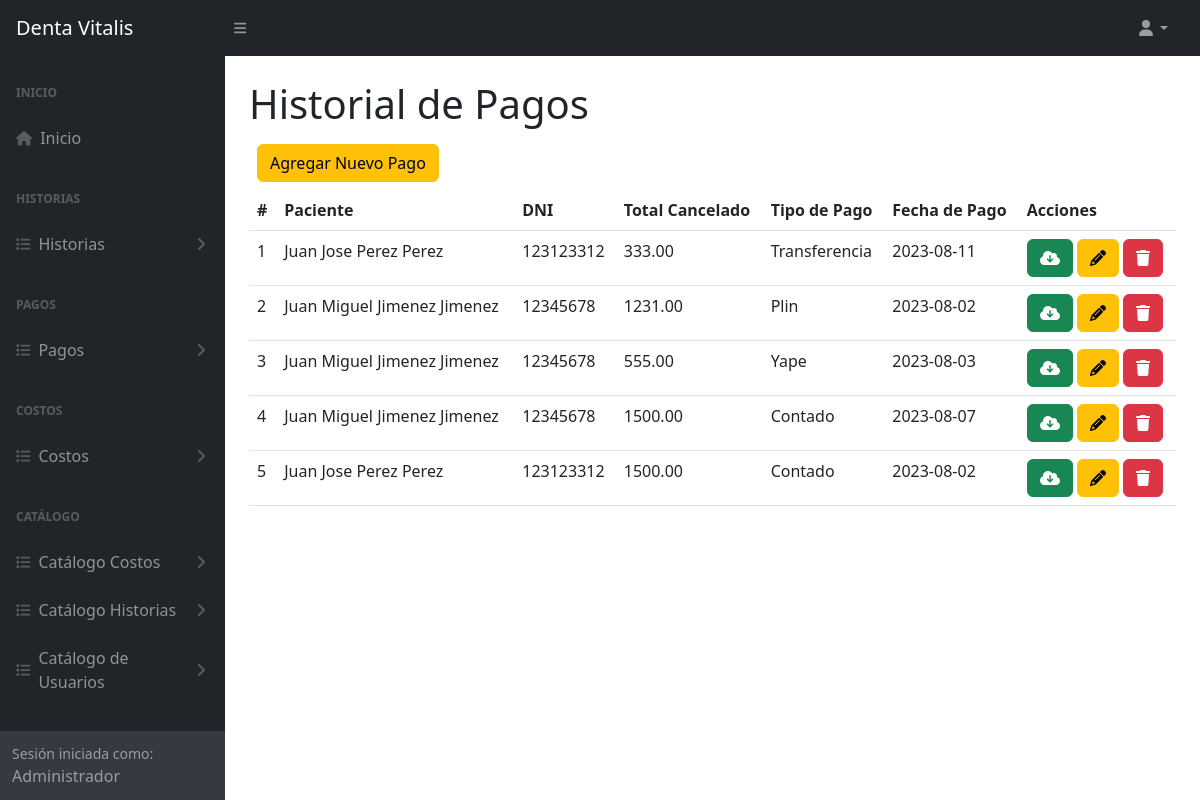
The app's page /historialPagos (signed in), older data.
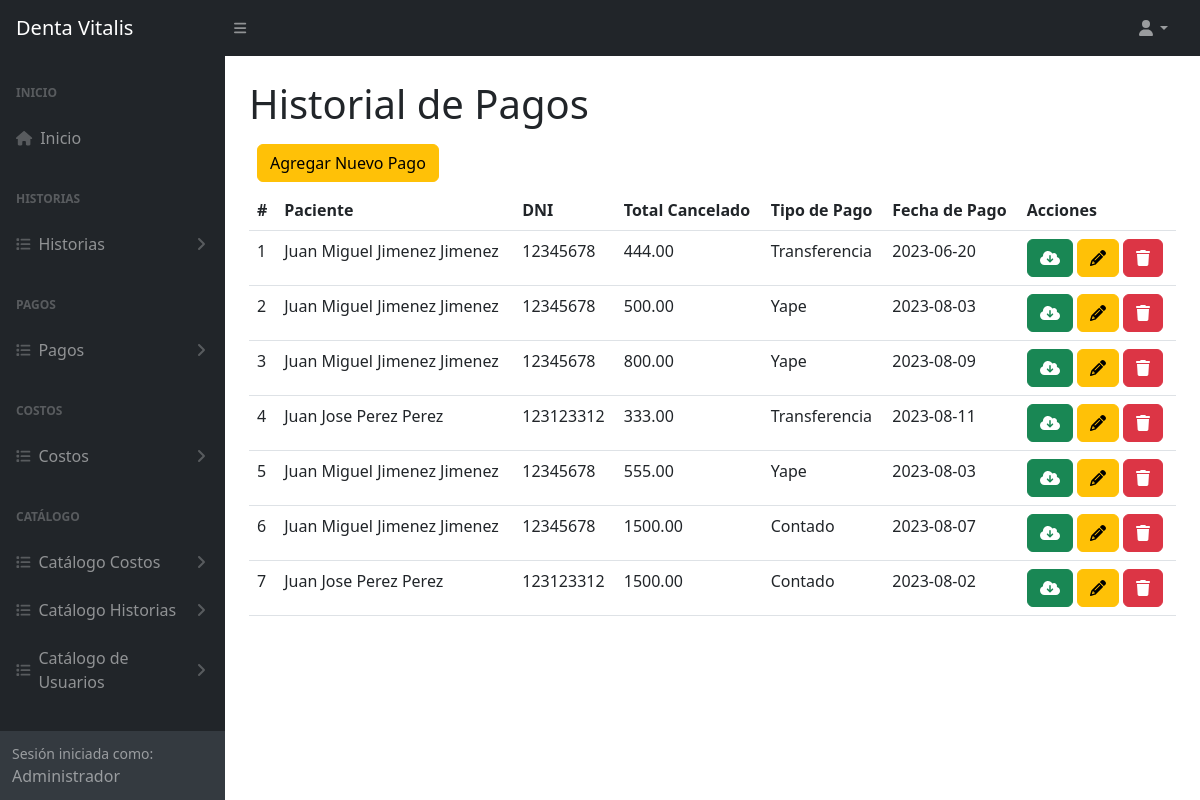
The same page, newer data.
### tables this page shows
CREATE TABLE `tba_pago`  (
  `IdPago` int NOT NULL AUTO_INCREMENT,
  `IdPaciente` int NOT NULL,
  `IdTipoPago` int NOT NULL,
  `TotalPago` decimal(10, 2) NOT NULL,
  `FechaPago` date NOT NULL,
  `ObservacionPago` varchar(200) NULL DEFAULT NULL,
  `FechaCreacion` datetime NOT NULL,
  `FechaActualizacion` datetime NOT NULL,
  PRIMARY KEY (`IdPago`) USING BTREE,
  INDEX `tba_pago_fkPaciente`(`IdPaciente`) USING BTREE,
  INDEX `tba_pago_fkTipoPago`(`IdTipoPago`) USING BTREE,
  CONSTRAINT `tba_pago_fkPaciente` FOREIGN KEY (`IdPaciente`) REFERENCES `tba_paciente` (`IdPaciente`) ON DELETE RESTRICT ON UPDATE RESTRICT,
  CONSTRAINT `tba_pago_fkTipoPago` FOREIGN KEY (`IdTipoPago`) REFERENCES `tba_tipodepago` (`IdTipoPago`) ON DELETE RESTRICT ON UPDATE RESTRICT
);

CREATE TABLE `tba_paciente`  (
  `IdPaciente` int NOT NULL AUTO_INCREMENT,
  `NombrePaciente` varchar(100) NOT NULL,
  `ApellidoPaciente` varchar(100) NOT NULL,
  `DNIPaciente` int NOT NULL,
  `SexoPaciente` varchar(12) NULL DEFAULT NULL,
  `EdadPaciente` varchar(11) NULL DEFAULT NULL,
  `FechaNacimiento` date NULL DEFAULT NULL,
  `CelularPaciente` varchar(11) NOT NULL,
  `DomicilioPaciente` varchar(255) NULL DEFAULT NULL,
  `LugarProcedencia` varchar(100) NULL DEFAULT NULL,
  `LugarNacimiento` varchar(80) NULL DEFAULT NULL,
  `GradoInstruccion` varchar(20) NULL DEFAULT NULL,
  `RazaPaciente` varchar(20) NULL DEFAULT NULL,
  `OcupacionPaciente` varchar(20) NULL DEFAULT NULL,
  `ReligionPaciente` varchar(20) NULL DEFAULT NULL,
  `EstadoCivil` varchar(20) NULL DEFAULT NULL,
  `NumeroContactoPaciente` varchar(11) NULL DEFAULT NULL,
  `NombreContactoPaciente` varchar(100) NULL DEFAULT NULL,
  `UsuarioCreado` int NOT NULL,
  `UsuarioActualiza` int NOT NULL,
  `FechaCreacion` datetime NOT NULL,
  `FechaActualizacion` datetime NOT NULL,
  PRIMARY KEY (`IdPaciente`) USING BTREE
);

CREATE TABLE `tba_tipodepago`  (
  `IdTipoPago` int NOT NULL AUTO_INCREMENT,
  `DescripcionTipo` varchar(30) NOT NULL,
  PRIMARY KEY (`IdTipoPago`) USING BTREE
);

### controller/plantilla.controller.php (called while the page is built)
<?php
class ControllerPlantilla
{
  static public function ctrPlantilla()
  {
    include "view/plantilla.php";
  }
}

### index.php (called while the page is built, shortened)
<?php
require_once "controller/plantilla.controller.php";
require_once "controller/pagos.controller.php";
require_once "model/pagos.model.php";
$plantilla = new ControllerPlantilla();
$plantilla -> ctrPlantilla();

### controller/pagos.controller.php (called while the page is built, shortened)
<?php
class ControllerPagos
{
  public static function ctrMostrarTodosLosPagos()
  {
    $tabla = "tba_pago";
    $listaPagos = ModelPagos::mdlMostrarTodosLosPagos($tabla);
    return $listaPagos;
  }
}

### model/conexion.php (called while the page is built)
<?php
class Conexion
{
  static public function conn()
  {
    $link = new PDO("mysql:host=localhost;dbname=db_dentavitalis","root","");
		$link->exec("set names utf8");
		return $link;
  }
}

### model/pagos.model.php (called while the page is built, shortened)
<?php
require_once "conexion.php";
class ModelPagos
{
  public static function mdlMostrarTodosLosPagos($tabla)
  {
    $statement = Conexion::conn()->prepare("SELECT tba_pago.IdPago, tba_pago.IdPaciente, tba_pago.IdTipoPago, tba_pago.TotalPago, tba_pago.FechaPago, tba_tipodepago.DescripcionTipo, tba_paciente.NombrePaciente, tba_paciente.ApellidoPaciente, tba_paciente.DNIPaciente FROM $tabla INNER JOIN tba_tipodepago ON tba_pago.IdTipoPago = tba_tipodepago.IdTipoPago INNER JOIN tba_paciente ON tba_pago.IdPaciente = tba_paciente.IdPaciente ORDER BY IdPago DESC");
    $statement -> execute();
    return $statement -> fetchAll();
  }
}

### view/modules/historialPagos.php (the view, shortened to what this page needs)
</div>
        </div>
        <div class="sb-sidenav-footer">
          <div class="small">Sesión iniciada como:</div>
          <?php echo $_SESSION["nombreUsuario"] ?>
        </div>
      </nav>
    </div>
    <div id="layoutSidenav_content">
      <main class="bg">
        <div class="container-fluid px-4">
          <h1 class="mt-4">Historial de Pagos</h1>
          <div class="d-inline-flex m-2">
          <button type="button" class="btn btn-warning" data-bs-toggle="modal" data-bs-target="#modalAgregarPago">
              Agregar Nuevo Pago
            </button>
          </div>
          <div class="card-body">
            <table id="datatablesSimple" class="data-table-AllCostos table">
              <thead>
                <tr>
                  <th>#</th>
                  <th>Paciente</th>
                  <th>DNI</th>
                  <th>Total Cancelado</th>
                  <th>Tipo de Pago</th>
                  <th>Fecha de Pago</th>
                  <th>Acciones</th>
                </tr>
              </thead>
              <tbody>
                <?php
                  $listaPagos = ControllerPagos::ctrMostrarTodosLosPagos();
                  foreach($listaPagos as $key => $value)
                  {
                    echo
                    '<tr>
                      <td>'.($key + 1).'</td>
                      <td>'.$value["NombrePaciente"].' '.$value["ApellidoPaciente"].'</td>
                      <td>'.$value["DNIPaciente"].'</td>
                      <td>'.$value["TotalPago"].'</td>
                      <td>'.$value["DescripcionTipo"].'</td>
                      <td>'.$value["FechaPago"].'</td>
                      <td>
                        <button class="btn btn-success btnDescargarPago" id="btnDescargarPago" codPago="'.$value["IdPago"].'"><i class="fa-solid fa fa-cloud-download"></i></button>
                        <button class="btn btn-warning btnEditarPago" id="btnEditarPago" codPago="'.$value["IdPago"].'" data-bs-toggle="modal" data-bs-target="#modalEditarPago"><i class="fa-solid fa-pencil"></i></button>
                        <button class="btn btn-danger btnEliminarPago" codPago="'.$value["IdPago"].'"><i class="fa-solid fa-trash"></i></button>
                      </td>
                    </tr>';
                  }
                ?>
              </tbody>
            </table>
          </div>
        </div>
      </main>
    </div>
  </div>

### view/plantilla.php (shortened to what this page needs)
<!DOCTYPE html>
<html lang="es">
<head>
  <?php require "modules/header.php" ?>
</head>
  <?php
    if (isset($_SESSION["login"]) && $_SESSION["login"] == "ok")
    {
      echo '<body class="sb-nav-fixed">';
      include "modules/navbar.php";
      echo '
      <div id="layoutSidenav">
        <div id="layoutSidenav_nav">
          <nav class="sb-sidenav accordion sb-sidenav-dark" id="sidenavAccordion">
            <div class="sb-sidenav-menu">
              <div class="nav">';
      include "modules/menu.php";
      if(isset($_GET["ruta"]))
      {
        if(
          $_GET["ruta"] == "home" ||
          $_GET["ruta"] == "usuario" ||
          $_GET["ruta"] == "editarSalida" ||
          $_GET["ruta"] == "procedimientos" ||
          $_GET["ruta"] == "gastos" ||
          $_GET["ruta"] == "socios" ||
          $_GET["ruta"] == "pacientes" ||
          $_GET["ruta"] == "allCostos" ||
          $_GET["ruta"] == "centroCostos" ||
          $_GET["ruta"] == "crearNuevoCosto" ||
          $_GET["ruta"] == "editarCosto" ||
          $_GET["ruta"] == "buscarCostos" ||
          $_GET["ruta"] == "reporteCostos" ||
          $_GET["ruta"] == "historiaClinica" ||
          $_GET["ruta"] == "crearNuevaHistoria" ||
          $_GET["ruta"] == "editarHistoria" ||
          $_GET["ruta"] == "planTratamiento" ||
          $_GET["ruta"] == "pagosPendientes" ||
          $_GET["ruta"] == "historialPagos" ||
          $_GET["ruta"] == "visualizarPagos" ||
          $_GET["ruta"] == "calendario" ||
          $_GET["ruta"] == "signout"
        )
        {
          include "modules/".$_GET["ruta"].".php";
        }
        else
        {
          include "web/404.html";
        }
      }
      else
      {
        include "modules/home.php";
      }
      echo '<footer>';
      include "modules/footer.php";
      echo '</footer>';
    }
    else
    {
      include "modules/login.php";
    }
  ?>
  <link rel="stylesheet" type="text/css" href="https://cdn.jsdelivr.net/npm/daterangepicker/daterangepicker.css" />
</body>
</html>

### view/modules/header.php (shortened to what this page needs)
<link href="https://cdn.jsdelivr.net/npm/simple-datatables@7.1.2/dist/style.min.css" rel="stylesheet" />
<link href="css/styles.css" rel="stylesheet" />
<link href="css/styles-dentaVitalis.css" rel="stylesheet" />
<link href="https://cdn.jsdelivr.net/npm/sweetalert2@11.7.5/dist/sweetalert2.min.css" rel="stylesheet">

### view/modules/navbar.php (shortened to what this page needs)
  <nav class="sb-topnav navbar navbar-expand navbar-dark bg-dark">
  <a class="navbar-brand ps-3" href="index.php">Denta Vitalis</a>
  <button class="btn btn-link btn-sm order-1 order-lg-0 me-4 me-lg-0" id="sidebarToggle" href="#!"><i class="fas fa-bars"></i></button>
  <ul class="navbar-nav ms-auto ms-md-0 me-3 me-lg-4">
    <li class="nav-item dropdown">
      <a class="nav-link dropdown-toggle" id="navbarDropdown" href="#" role="button" data-bs-toggle="dropdown" aria-expanded="false"><i class="fas fa-user fa-fw"></i></a>
    </li>
  </ul>
</nav>

### view/modules/menu.php (shortened to what this page needs)
<div class="sb-sidenav-menu-heading">Inicio</div>
<a class="nav-link" href="home">
  <div class="sb-nav-link-icon"><i class="fas fa-home"></i></div>
  Inicio
</a>
<div class="sb-sidenav-menu-heading">Historias</div>
  <a class="nav-link collapsed" href="#" data-bs-toggle="collapse" data-bs-target="#listaHistoria" aria-expanded="false" aria-controls="collapseLayouts">
    <div class="sb-nav-link-icon"><i class="fas fa-list"></i></div>
    Historias
    <div class="sb-sidenav-collapse-arrow"><i class="fas fa-angle-down"></i></div>
  </a>
<div class="sb-sidenav-menu-heading">Pagos</div>
  <a class="nav-link collapsed" href="#" data-bs-toggle="collapse" data-bs-target="#listaPagos" aria-expanded="false" aria-controls="collapseLayouts">
    <div class="sb-nav-link-icon"><i class="fas fa-list"></i></div>
    Pagos
    <div class="sb-sidenav-collapse-arrow"><i class="fas fa-angle-down"></i></div>
  </a>
<div class="sb-sidenav-menu-heading">Costos</div>
  <a class="nav-link collapsed" href="#" data-bs-toggle="collapse" data-bs-target="#listaCostos" aria-expanded="false" aria-controls="collapseLayouts">
    <div class="sb-nav-link-icon"><i class="fas fa-list"></i></div>
    Costos
    <div class="sb-sidenav-collapse-arrow"><i class="fas fa-angle-down"></i></div>
  </a>
<div class="sb-sidenav-menu-heading">Catálogo</div>
  <a class="nav-link collapsed" href="#" data-bs-toggle="collapse" data-bs-target="#listaCatalogoCostos" aria-expanded="false" aria-controls="collapseLayouts">
    <div class="sb-nav-link-icon"><i class="fas fa-list"></i></div>
    Catálogo Costos
    <div class="sb-sidenav-collapse-arrow"><i class="fas fa-angle-down"></i></div>
  </a>
  <a class="nav-link collapsed" href="#" data-bs-toggle="collapse" data-bs-target="#listaCatalogoPacientes" aria-expanded="false" aria-controls="collapseLayouts">
    <div class="sb-nav-link-icon"><i class="fas fa-list"></i></div>
    Catálogo Historias
    <div class="sb-sidenav-collapse-arrow"><i class="fas fa-angle-down"></i></div>
  </a>
    <a class="nav-link collapsed" href="#" data-bs-toggle="collapse" data-bs-target="#listaCatalogoUsuarios" aria-expanded="false" aria-controls="collapseLayouts">
    <div class="sb-nav-link-icon"><i class="fas fa-list"></i></div>
    Catálogo de Usuarios
    <div class="sb-sidenav-collapse-arrow"><i class="fas fa-angle-down"></i></div>
  </a>

### view/modules/footer.php (shortened to what this page needs)
<div class="container-fluid px-4">
  <div class="d-flex align-items-center justify-content-between small">
    <div class="text-muted">Copyright &copy; Simoni 2023</div>
  </div>
</div>

Row changes from the older to the newer data that the page shows:
removed tba_pago: IdPaciente.NombrePaciente "Juan Miguel", IdPaciente.ApellidoPaciente "Jimenez Jimenez", IdPaciente.DNIPaciente "12345678", TotalPago "1231.00", IdTipoPago.DescripcionTipo "Plin", FechaPago "2023-08-02"
added tba_pago: IdPaciente.NombrePaciente "Juan Miguel", IdPaciente.ApellidoPaciente "Jimenez Jimenez", IdPaciente.DNIPaciente "12345678", TotalPago "444.00", IdTipoPago.DescripcionTipo "Transferencia", FechaPago "2023-06-20"
added tba_pago: IdPaciente.NombrePaciente "Juan Miguel", IdPaciente.ApellidoPaciente "Jimenez Jimenez", IdPaciente.DNIPaciente "12345678", TotalPago "500.00", IdTipoPago.DescripcionTipo "Yape", FechaPago "2023-08-03"
added tba_pago: IdPaciente.NombrePaciente "Juan Miguel", IdPaciente.ApellidoPaciente "Jimenez Jimenez", IdPaciente.DNIPaciente "12345678", TotalPago "800.00", IdTipoPago.DescripcionTipo "Yape", FechaPago "2023-08-09"
